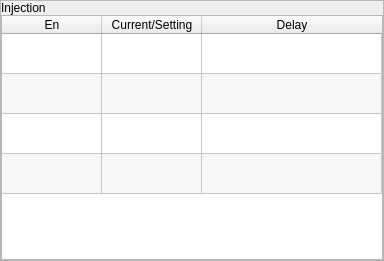
<?xml version="1.0" encoding="UTF-8"?>
<ui version="4.0">
 <class>ICHCInjectionPage</class>
 <widget class="QFrame" name="ICHCInjectionPage">
  <property name="geometry">
   <rect>
    <x>0</x>
    <y>0</y>
    <width>384</width>
    <height>261</height>
   </rect>
  </property>
  <property name="windowTitle">
   <string>Frame</string>
  </property>
  <property name="styleSheet">
   <string notr="true">::item{
height: 33px;
}

::item::QCheckBox{
	spacing: 24px;
}

::indicator {
     width: 32px;
     height: 32px;
 }

::indicator:unchecked 
{
     image: url(:/resource/check_unchecked.png);
 }
::indicator:checked 
{
     image: url(:/resource/check_checked.png);
 }

QRadioButton::indicator:checked:disabled
{
 image: url(:/resource/check_checked_disable.png);
}

QRadioButton::indicator:unchecked:disabled
{
 image: url(:/resource/check_unchecked_disable.png);
}



</string>
  </property>
  <property name="frameShape">
   <enum>QFrame::StyledPanel</enum>
  </property>
  <property name="frameShadow">
   <enum>QFrame::Raised</enum>
  </property>
  <layout class="QVBoxLayout" name="verticalLayout">
   <property name="spacing">
    <number>0</number>
   </property>
   <property name="margin">
    <number>0</number>
   </property>
   <item>
    <widget class="QLabel" name="label">
     <property name="text">
      <string>Injection</string>
     </property>
    </widget>
   </item>
   <item>
    <widget class="QTableWidget" name="tableWidget">
     <property name="styleSheet">
      <string notr="true">::indicator {
     width: 32px;
     height: 32px;
 }

::indicator:unchecked 
{
     image: url(:/resource/check_unchecked.png);
 }
::indicator:checked 
{
     image: url(:/resource/check_checked.png);
 }


</string>
     </property>
     <property name="showDropIndicator" stdset="0">
      <bool>false</bool>
     </property>
     <property name="alternatingRowColors">
      <bool>true</bool>
     </property>
     <property name="selectionMode">
      <enum>QAbstractItemView::NoSelection</enum>
     </property>
     <property name="selectionBehavior">
      <enum>QAbstractItemView::SelectRows</enum>
     </property>
     <property name="showGrid">
      <bool>true</bool>
     </property>
     <property name="gridStyle">
      <enum>Qt::SolidLine</enum>
     </property>
     <property name="cornerButtonEnabled">
      <bool>false</bool>
     </property>
     <attribute name="horizontalHeaderMinimumSectionSize">
      <number>64</number>
     </attribute>
     <attribute name="horizontalHeaderStretchLastSection">
      <bool>true</bool>
     </attribute>
     <attribute name="verticalHeaderVisible">
      <bool>false</bool>
     </attribute>
     <attribute name="verticalHeaderDefaultSectionSize">
      <number>40</number>
     </attribute>
     <attribute name="verticalHeaderMinimumSectionSize">
      <number>40</number>
     </attribute>
     <attribute name="verticalHeaderStretchLastSection">
      <bool>false</bool>
     </attribute>
     <row>
      <property name="text">
       <string>Close Mold Permit</string>
      </property>
     </row>
     <row>
      <property name="text">
       <string>Ejection Permit</string>
      </property>
     </row>
     <row>
      <property name="text">
       <string>Core1 Permit</string>
      </property>
     </row>
     <row>
      <property name="text">
       <string>Core2 Permit</string>
      </property>
     </row>
     <column>
      <property name="text">
       <string>En</string>
      </property>
     </column>
     <column>
      <property name="text">
       <string>Current/Setting</string>
      </property>
     </column>
     <column>
      <property name="text">
       <string>Delay</string>
      </property>
     </column>
     <item row="0" column="0">
      <property name="text">
       <string/>
      </property>
      <property name="checkState">
       <enum>Unchecked</enum>
      </property>
     </item>
     <item row="0" column="1">
      <property name="text">
       <string/>
      </property>
     </item>
     <item row="1" column="0">
      <property name="text">
       <string/>
      </property>
      <property name="checkState">
       <enum>Unchecked</enum>
      </property>
     </item>
     <item row="1" column="1">
      <property name="text">
       <string/>
      </property>
     </item>
     <item row="2" column="0">
      <property name="text">
       <string/>
      </property>
      <property name="checkState">
       <enum>Unchecked</enum>
      </property>
      <property name="flags">
       <set>ItemIsSelectable|ItemIsUserCheckable|ItemIsEnabled</set>
      </property>
     </item>
     <item row="2" column="1">
      <property name="text">
       <string/>
      </property>
     </item>
     <item row="3" column="0">
      <property name="text">
       <string/>
      </property>
      <property name="checkState">
       <enum>Unchecked</enum>
      </property>
     </item>
     <item row="3" column="1">
      <property name="text">
       <string/>
      </property>
     </item>
    </widget>
   </item>
  </layout>
 </widget>
 <resources/>
 <connections/>
</ui>
